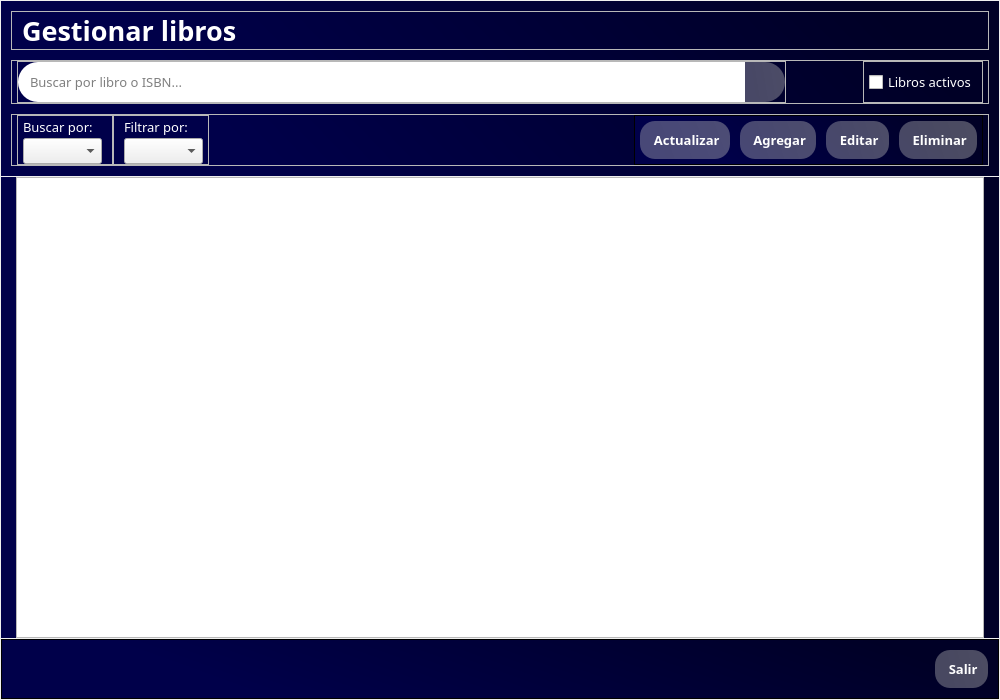
<?xml version="1.0" encoding="UTF-8"?>
<ui version="4.0">
 <class>Dialog</class>
 <widget class="QDialog" name="Dialog">
  <property name="geometry">
   <rect>
    <x>0</x>
    <y>0</y>
    <width>1000</width>
    <height>700</height>
   </rect>
  </property>
  <property name="windowTitle">
   <string>Gestionar libros</string>
  </property>
  <property name="windowIcon">
   <iconset>
    <normaloff>../icons/book.png</normaloff>../icons/book.png</iconset>
  </property>
  <property name="modal">
   <bool>false</bool>
  </property>
  <layout class="QVBoxLayout" name="verticalLayout">
   <property name="spacing">
    <number>0</number>
   </property>
   <property name="leftMargin">
    <number>0</number>
   </property>
   <property name="topMargin">
    <number>0</number>
   </property>
   <property name="rightMargin">
    <number>0</number>
   </property>
   <property name="bottomMargin">
    <number>0</number>
   </property>
   <item>
    <widget class="QWidget" name="widget" native="true">
     <layout class="QVBoxLayout" name="verticalLayout_6" stretch="3,8,1">
      <property name="spacing">
       <number>1</number>
      </property>
      <property name="leftMargin">
       <number>1</number>
      </property>
      <property name="topMargin">
       <number>1</number>
      </property>
      <property name="rightMargin">
       <number>1</number>
      </property>
      <property name="bottomMargin">
       <number>1</number>
      </property>
      <item>
       <widget class="QWidget" name="header" native="true">
        <property name="styleSheet">
         <string notr="true">background-color: qlineargradient(spread:pad, x1:1, y1:0.363, x2:0, y2:0.528864, stop:0.0696517 rgba(0, 0, 38, 255), stop:0.81592 rgba(0, 0, 74, 255));</string>
        </property>
        <layout class="QVBoxLayout" name="verticalLayout_7">
         <property name="spacing">
          <number>10</number>
         </property>
         <property name="leftMargin">
          <number>10</number>
         </property>
         <property name="topMargin">
          <number>10</number>
         </property>
         <property name="rightMargin">
          <number>10</number>
         </property>
         <property name="bottomMargin">
          <number>10</number>
         </property>
         <item>
          <widget class="QFrame" name="titleFrame">
           <property name="styleSheet">
            <string notr="true">background-color: none;</string>
           </property>
           <property name="frameShape">
            <enum>QFrame::StyledPanel</enum>
           </property>
           <property name="frameShadow">
            <enum>QFrame::Raised</enum>
           </property>
           <layout class="QVBoxLayout" name="verticalLayout_4">
            <property name="spacing">
             <number>0</number>
            </property>
            <property name="leftMargin">
             <number>10</number>
            </property>
            <property name="topMargin">
             <number>0</number>
            </property>
            <property name="rightMargin">
             <number>10</number>
            </property>
            <property name="bottomMargin">
             <number>0</number>
            </property>
            <item>
             <widget class="QLabel" name="lblTitle">
              <property name="font">
               <font>
                <family>Candara</family>
                <pointsize>20</pointsize>
                <weight>75</weight>
                <bold>true</bold>
               </font>
              </property>
              <property name="styleSheet">
               <string notr="true">color: rgb(255, 255, 255);</string>
              </property>
              <property name="text">
               <string>Gestionar libros</string>
              </property>
             </widget>
            </item>
           </layout>
          </widget>
         </item>
         <item>
          <widget class="QFrame" name="searchFrame">
           <property name="styleSheet">
            <string notr="true">background-color: none;</string>
           </property>
           <property name="frameShape">
            <enum>QFrame::StyledPanel</enum>
           </property>
           <property name="frameShadow">
            <enum>QFrame::Raised</enum>
           </property>
           <layout class="QHBoxLayout" name="horizontalLayout_5" stretch="10,1,1">
            <property name="spacing">
             <number>0</number>
            </property>
            <property name="leftMargin">
             <number>5</number>
            </property>
            <property name="topMargin">
             <number>0</number>
            </property>
            <property name="rightMargin">
             <number>5</number>
            </property>
            <property name="bottomMargin">
             <number>0</number>
            </property>
            <item>
             <widget class="QFrame" name="searhcFrame">
              <property name="styleSheet">
               <string notr="true"/>
              </property>
              <property name="frameShape">
               <enum>QFrame::StyledPanel</enum>
              </property>
              <property name="frameShadow">
               <enum>QFrame::Raised</enum>
              </property>
              <layout class="QHBoxLayout" name="horizontalLayout_2">
               <property name="spacing">
                <number>0</number>
               </property>
               <property name="leftMargin">
                <number>0</number>
               </property>
               <property name="topMargin">
                <number>0</number>
               </property>
               <property name="rightMargin">
                <number>0</number>
               </property>
               <property name="bottomMargin">
                <number>0</number>
               </property>
               <item>
                <widget class="QLineEdit" name="txtBusqueda">
                 <property name="maximumSize">
                  <size>
                   <width>16777215</width>
                   <height>50</height>
                  </size>
                 </property>
                 <property name="font">
                  <font>
                   <family>Candara</family>
                   <pointsize>10</pointsize>
                  </font>
                 </property>
                 <property name="autoFillBackground">
                  <bool>false</bool>
                 </property>
                 <property name="styleSheet">
                  <string notr="true">border-top-left-radius: 20px;
border-bottom-left-radius: 20px;
padding: 10px;</string>
                 </property>
                 <property name="placeholderText">
                  <string>Buscar por libro o ISBN...</string>
                 </property>
                 <property name="clearButtonEnabled">
                  <bool>true</bool>
                 </property>
                </widget>
               </item>
               <item>
                <widget class="QPushButton" name="btnBuscar">
                 <property name="maximumSize">
                  <size>
                   <width>40</width>
                   <height>50</height>
                  </size>
                 </property>
                 <property name="cursor">
                  <cursorShape>PointingHandCursor</cursorShape>
                 </property>
                 <property name="toolTip">
                  <string>Buscar</string>
                 </property>
                 <property name="styleSheet">
                  <string notr="true">QPushButton#btnBuscar{
	background-color: qlineargradient(spread:pad, x1:1, y1:0.363, x2:0, y2:0.528864, stop:0.0696517 rgba(184, 184, 184, 105), stop:0.81592 rgba(195, 195, 195, 94));
	
	color: rgba(255, 255, 255);
	border-top-right-radius: 20px;
	border-bottom-right-radius: 20px;
	padding: 10px;
}

QPushButton#btnBuscar:hover{
	background-color: qlineargradient(spread:pad, x1:1, y1:0.363, x2:0, y2:0.528864, stop:0.0696517 rgba(150, 150, 150, 255), stop:0.81592 rgba(201, 201, 201, 255));
}

QPushButton#btnBuscar:pressed{
	background-color: rgb(173, 173, 173);
}</string>
                 </property>
                 <property name="text">
                  <string/>
                 </property>
                 <property name="icon">
                  <iconset>
                   <normaloff>../icons/search.svg</normaloff>../icons/search.svg</iconset>
                 </property>
                </widget>
               </item>
              </layout>
             </widget>
            </item>
            <item>
             <spacer name="horizontalSpacer">
              <property name="orientation">
               <enum>Qt::Horizontal</enum>
              </property>
              <property name="sizeHint" stdset="0">
               <size>
                <width>72</width>
                <height>20</height>
               </size>
              </property>
             </spacer>
            </item>
            <item>
             <widget class="QFrame" name="checkBox">
              <property name="frameShape">
               <enum>QFrame::StyledPanel</enum>
              </property>
              <property name="frameShadow">
               <enum>QFrame::Raised</enum>
              </property>
              <layout class="QHBoxLayout" name="horizontalLayout_9">
               <property name="spacing">
                <number>0</number>
               </property>
               <property name="leftMargin">
                <number>5</number>
               </property>
               <property name="topMargin">
                <number>0</number>
               </property>
               <property name="rightMargin">
                <number>5</number>
               </property>
               <property name="bottomMargin">
                <number>0</number>
               </property>
               <item>
                <widget class="QCheckBox" name="cbActivo">
                 <property name="font">
                  <font>
                   <family>Candara</family>
                   <pointsize>10</pointsize>
                  </font>
                 </property>
                 <property name="cursor">
                  <cursorShape>PointingHandCursor</cursorShape>
                 </property>
                 <property name="toolTip">
                  <string>Solo libros activos</string>
                 </property>
                 <property name="styleSheet">
                  <string notr="true">color: rgb(255, 255, 255);</string>
                 </property>
                 <property name="text">
                  <string>Libros activos</string>
                 </property>
                </widget>
               </item>
              </layout>
             </widget>
            </item>
           </layout>
          </widget>
         </item>
         <item>
          <widget class="QFrame" name="buttonsFrame">
           <property name="styleSheet">
            <string notr="true">background-color: none;</string>
           </property>
           <property name="frameShape">
            <enum>QFrame::StyledPanel</enum>
           </property>
           <property name="frameShadow">
            <enum>QFrame::Raised</enum>
           </property>
           <layout class="QHBoxLayout" name="horizontalLayout">
            <property name="spacing">
             <number>0</number>
            </property>
            <property name="leftMargin">
             <number>5</number>
            </property>
            <property name="topMargin">
             <number>0</number>
            </property>
            <property name="rightMargin">
             <number>5</number>
            </property>
            <property name="bottomMargin">
             <number>0</number>
            </property>
            <item>
             <widget class="QFrame" name="buscarPor">
              <property name="frameShape">
               <enum>QFrame::StyledPanel</enum>
              </property>
              <property name="frameShadow">
               <enum>QFrame::Raised</enum>
              </property>
              <layout class="QVBoxLayout" name="verticalLayout_3">
               <property name="spacing">
                <number>0</number>
               </property>
               <property name="leftMargin">
                <number>5</number>
               </property>
               <property name="topMargin">
                <number>0</number>
               </property>
               <property name="rightMargin">
                <number>10</number>
               </property>
               <property name="bottomMargin">
                <number>0</number>
               </property>
               <item>
                <widget class="QLabel" name="label_2">
                 <property name="font">
                  <font>
                   <family>Candara</family>
                   <pointsize>10</pointsize>
                  </font>
                 </property>
                 <property name="styleSheet">
                  <string notr="true">color: rgb(255, 255, 255);</string>
                 </property>
                 <property name="text">
                  <string>Buscar por:</string>
                 </property>
                </widget>
               </item>
               <item>
                <widget class="QComboBox" name="cbBuscarPor">
                 <property name="maximumSize">
                  <size>
                   <width>16777215</width>
                   <height>16777215</height>
                  </size>
                 </property>
                 <property name="font">
                  <font>
                   <family>Candara</family>
                   <pointsize>10</pointsize>
                  </font>
                 </property>
                 <property name="cursor">
                  <cursorShape>PointingHandCursor</cursorShape>
                 </property>
                 <property name="acceptDrops">
                  <bool>false</bool>
                 </property>
                 <property name="toolTip">
                  <string>Buscar por...</string>
                 </property>
                 <property name="layoutDirection">
                  <enum>Qt::LeftToRight</enum>
                 </property>
                 <property name="autoFillBackground">
                  <bool>false</bool>
                 </property>
                 <property name="styleSheet">
                  <string notr="true"/>
                 </property>
                 <property name="editable">
                  <bool>false</bool>
                 </property>
                </widget>
               </item>
              </layout>
             </widget>
            </item>
            <item>
             <widget class="QFrame" name="categories">
              <property name="frameShape">
               <enum>QFrame::StyledPanel</enum>
              </property>
              <property name="frameShadow">
               <enum>QFrame::Raised</enum>
              </property>
              <layout class="QVBoxLayout" name="verticalLayout_2">
               <property name="spacing">
                <number>0</number>
               </property>
               <property name="leftMargin">
                <number>10</number>
               </property>
               <property name="topMargin">
                <number>0</number>
               </property>
               <property name="rightMargin">
                <number>5</number>
               </property>
               <property name="bottomMargin">
                <number>0</number>
               </property>
               <item>
                <widget class="QLabel" name="label">
                 <property name="font">
                  <font>
                   <family>Candara</family>
                   <pointsize>10</pointsize>
                  </font>
                 </property>
                 <property name="styleSheet">
                  <string notr="true">color: rgb(255, 255, 255);</string>
                 </property>
                 <property name="text">
                  <string>Filtrar por:</string>
                 </property>
                </widget>
               </item>
               <item>
                <widget class="QComboBox" name="cbCategorias">
                 <property name="font">
                  <font>
                   <family>Candara</family>
                   <pointsize>10</pointsize>
                  </font>
                 </property>
                 <property name="cursor">
                  <cursorShape>PointingHandCursor</cursorShape>
                 </property>
                 <property name="toolTip">
                  <string>Categorías</string>
                 </property>
                </widget>
               </item>
              </layout>
             </widget>
            </item>
            <item>
             <spacer name="horizontalSpacer_3">
              <property name="orientation">
               <enum>Qt::Horizontal</enum>
              </property>
              <property name="sizeHint" stdset="0">
               <size>
                <width>293</width>
                <height>20</height>
               </size>
              </property>
             </spacer>
            </item>
            <item>
             <widget class="QFrame" name="crudFrame">
              <property name="styleSheet">
               <string notr="true">background-color: qlineargradient(spread:pad, x1:1, y1:0.363, x2:0, y2:0.528864, stop:0.0696517 rgba(0, 0, 38, 255), stop:0.81592 rgba(0, 0, 74, 255));</string>
              </property>
              <property name="frameShape">
               <enum>QFrame::StyledPanel</enum>
              </property>
              <property name="frameShadow">
               <enum>QFrame::Raised</enum>
              </property>
              <layout class="QHBoxLayout" name="horizontalLayout_3">
               <property name="spacing">
                <number>10</number>
               </property>
               <property name="leftMargin">
                <number>5</number>
               </property>
               <property name="topMargin">
                <number>5</number>
               </property>
               <property name="rightMargin">
                <number>5</number>
               </property>
               <property name="bottomMargin">
                <number>5</number>
               </property>
               <item>
                <widget class="QPushButton" name="btnActualizar">
                 <property name="maximumSize">
                  <size>
                   <width>16777215</width>
                   <height>50</height>
                  </size>
                 </property>
                 <property name="font">
                  <font>
                   <family>Candara</family>
                   <pointsize>10</pointsize>
                   <weight>75</weight>
                   <bold>true</bold>
                  </font>
                 </property>
                 <property name="cursor">
                  <cursorShape>PointingHandCursor</cursorShape>
                 </property>
                 <property name="toolTip">
                  <string>Actualizar tabla</string>
                 </property>
                 <property name="styleSheet">
                  <string notr="true">QPushButton#btnActualizar{
	background-color: qlineargradient(spread:pad, x1:1, y1:0.363, x2:0, y2:0.528864, stop:0.0696517 rgba(184, 184, 184, 105), stop:0.81592 rgba(195, 195, 195, 94));
	
	color: rgba(255, 255, 255);
	border-radius: 15px;
	padding: 10px;
}

QPushButton#btnActualizar:hover{
	background-color: qlineargradient(spread:pad, x1:1, y1:0.363, x2:0, y2:0.528864, stop:0.0696517 rgba(150, 150, 150, 255), stop:0.81592 rgba(201, 201, 201, 255));
}

QPushButton#btnActualizar:pressed{
	background-color: rgb(173, 173, 173);
}</string>
                 </property>
                 <property name="text">
                  <string> Actualizar</string>
                 </property>
                 <property name="icon">
                  <iconset>
                   <normaloff>../icons/update.svg</normaloff>../icons/update.svg</iconset>
                 </property>
                </widget>
               </item>
               <item>
                <widget class="QPushButton" name="btnAgregar">
                 <property name="maximumSize">
                  <size>
                   <width>16777215</width>
                   <height>50</height>
                  </size>
                 </property>
                 <property name="font">
                  <font>
                   <family>Candara</family>
                   <pointsize>10</pointsize>
                   <weight>75</weight>
                   <bold>true</bold>
                  </font>
                 </property>
                 <property name="cursor">
                  <cursorShape>PointingHandCursor</cursorShape>
                 </property>
                 <property name="toolTip">
                  <string>Agregar libro</string>
                 </property>
                 <property name="styleSheet">
                  <string notr="true">QPushButton#btnAgregar{
	background-color: qlineargradient(spread:pad, x1:1, y1:0.363, x2:0, y2:0.528864, stop:0.0696517 rgba(184, 184, 184, 105), stop:0.81592 rgba(195, 195, 195, 94));
	
	color: rgba(255, 255, 255);
	border-radius: 15px;
	padding: 10px;
}

QPushButton#btnAgregar:hover{
	background-color: qlineargradient(spread:pad, x1:1, y1:0.363, x2:0, y2:0.528864, stop:0.0696517 rgba(150, 150, 150, 255), stop:0.81592 rgba(201, 201, 201, 255));
}

QPushButton#btnAgregar:pressed{
	background-color: rgb(173, 173, 173);
}</string>
                 </property>
                 <property name="text">
                  <string> Agregar</string>
                 </property>
                 <property name="icon">
                  <iconset>
                   <normaloff>../icons/new.svg</normaloff>../icons/new.svg</iconset>
                 </property>
                </widget>
               </item>
               <item>
                <widget class="QPushButton" name="btnEditar">
                 <property name="maximumSize">
                  <size>
                   <width>16777215</width>
                   <height>50</height>
                  </size>
                 </property>
                 <property name="font">
                  <font>
                   <family>Candara</family>
                   <pointsize>10</pointsize>
                   <weight>75</weight>
                   <bold>true</bold>
                  </font>
                 </property>
                 <property name="cursor">
                  <cursorShape>PointingHandCursor</cursorShape>
                 </property>
                 <property name="toolTip">
                  <string>Editar datos del libro</string>
                 </property>
                 <property name="styleSheet">
                  <string notr="true">QPushButton#btnEditar{
	background-color: qlineargradient(spread:pad, x1:1, y1:0.363, x2:0, y2:0.528864, stop:0.0696517 rgba(184, 184, 184, 105), stop:0.81592 rgba(195, 195, 195, 94));
	
	color: rgba(255, 255, 255);
	border-radius: 15px;
	padding: 10px;
}

QPushButton#btnEditar:hover{
	background-color: qlineargradient(spread:pad, x1:1, y1:0.363, x2:0, y2:0.528864, stop:0.0696517 rgba(150, 150, 150, 255), stop:0.81592 rgba(201, 201, 201, 255));
}

QPushButton#btnEditar:pressed{
	background-color: qlineargradient(spread:pad, x1:1, y1:0.363, x2:0, y2:0.528864, stop:0.0696517 rgba(255, 255, 255, 142), stop:0.810945 rgba(255, 255, 255, 134));
}

QPushButton#btnEditar:disabled{
	background-color: qlineargradient(spread:pad, x1:1, y1:0.363, x2:0, y2:0.528864, stop:0.0696517 rgba(255, 255, 255, 192), stop:0.810945 rgba(255, 255, 255, 186));
}</string>
                 </property>
                 <property name="text">
                  <string> Editar</string>
                 </property>
                 <property name="icon">
                  <iconset>
                   <normaloff>../icons/edit.svg</normaloff>../icons/edit.svg</iconset>
                 </property>
                </widget>
               </item>
               <item>
                <widget class="QPushButton" name="btnEliminar">
                 <property name="maximumSize">
                  <size>
                   <width>16777215</width>
                   <height>50</height>
                  </size>
                 </property>
                 <property name="font">
                  <font>
                   <family>Candara</family>
                   <pointsize>10</pointsize>
                   <weight>75</weight>
                   <bold>true</bold>
                  </font>
                 </property>
                 <property name="cursor">
                  <cursorShape>PointingHandCursor</cursorShape>
                 </property>
                 <property name="toolTip">
                  <string>Eliminar libro</string>
                 </property>
                 <property name="styleSheet">
                  <string notr="true">QPushButton#btnEliminar{
	background-color: qlineargradient(spread:pad, x1:1, y1:0.363, x2:0, y2:0.528864, stop:0.0696517 rgba(184, 184, 184, 105), stop:0.81592 rgba(195, 195, 195, 94));
	
	color: rgba(255, 255, 255);
	border-radius: 15px;
	padding: 10px;
}

QPushButton#btnEliminar:hover{
	background-color: qlineargradient(spread:pad, x1:1, y1:0.363, x2:0, y2:0.528864, stop:0.0696517 rgba(150, 150, 150, 255), stop:0.81592 rgba(201, 201, 201, 255));
}

QPushButton#btnEliminar:pressed{
	background-color: qlineargradient(spread:pad, x1:1, y1:0.363, x2:0, y2:0.528864, stop:0.0696517 rgba(255, 255, 255, 142), stop:0.810945 rgba(255, 255, 255, 134));
}

QPushButton#btnEliminar:disabled{
	background-color: qlineargradient(spread:pad, x1:1, y1:0.363, x2:0, y2:0.528864, stop:0.0696517 rgba(255, 255, 255, 192), stop:0.810945 rgba(255, 255, 255, 186));
}</string>
                 </property>
                 <property name="text">
                  <string> Eliminar</string>
                 </property>
                 <property name="icon">
                  <iconset>
                   <normaloff>../icons/delete.svg</normaloff>../icons/delete.svg</iconset>
                 </property>
                </widget>
               </item>
              </layout>
             </widget>
            </item>
           </layout>
          </widget>
         </item>
        </layout>
       </widget>
      </item>
      <item>
       <widget class="QWidget" name="tableWidget" native="true">
        <property name="styleSheet">
         <string notr="true">background-color: qlineargradient(spread:pad, x1:1, y1:0.363, x2:0, y2:0.528864, stop:0.0696517 rgba(0, 0, 38, 255), stop:0.81592 rgba(0, 0, 74, 255));
</string>
        </property>
        <layout class="QVBoxLayout" name="verticalLayout_5">
         <property name="spacing">
          <number>0</number>
         </property>
         <property name="leftMargin">
          <number>15</number>
         </property>
         <property name="topMargin">
          <number>0</number>
         </property>
         <property name="rightMargin">
          <number>15</number>
         </property>
         <property name="bottomMargin">
          <number>0</number>
         </property>
         <item>
          <widget class="QTableWidget" name="tblLibros">
           <property name="styleSheet">
            <string notr="true">background-color: none;</string>
           </property>
           <property name="selectionMode">
            <enum>QAbstractItemView::SingleSelection</enum>
           </property>
           <property name="selectionBehavior">
            <enum>QAbstractItemView::SelectRows</enum>
           </property>
          </widget>
         </item>
        </layout>
       </widget>
      </item>
      <item>
       <widget class="QFrame" name="footer">
        <property name="styleSheet">
         <string notr="true">background-color: qlineargradient(spread:pad, x1:1, y1:0.363, x2:0, y2:0.528864, stop:0.0696517 rgba(0, 0, 38, 255), stop:0.81592 rgba(0, 0, 74, 255));</string>
        </property>
        <property name="frameShape">
         <enum>QFrame::StyledPanel</enum>
        </property>
        <property name="frameShadow">
         <enum>QFrame::Raised</enum>
        </property>
        <layout class="QHBoxLayout" name="horizontalLayout_4">
         <property name="spacing">
          <number>0</number>
         </property>
         <property name="leftMargin">
          <number>10</number>
         </property>
         <property name="topMargin">
          <number>10</number>
         </property>
         <property name="rightMargin">
          <number>10</number>
         </property>
         <property name="bottomMargin">
          <number>10</number>
         </property>
         <item>
          <spacer name="horizontalSpacer_2">
           <property name="orientation">
            <enum>Qt::Horizontal</enum>
           </property>
           <property name="sizeHint" stdset="0">
            <size>
             <width>851</width>
             <height>20</height>
            </size>
           </property>
          </spacer>
         </item>
         <item>
          <widget class="QPushButton" name="btnSalir">
           <property name="maximumSize">
            <size>
             <width>16777215</width>
             <height>50</height>
            </size>
           </property>
           <property name="font">
            <font>
             <family>Candara</family>
             <pointsize>10</pointsize>
             <weight>75</weight>
             <bold>true</bold>
            </font>
           </property>
           <property name="cursor">
            <cursorShape>PointingHandCursor</cursorShape>
           </property>
           <property name="toolTip">
            <string>Salir</string>
           </property>
           <property name="styleSheet">
            <string notr="true">QPushButton#btnSalir{
	background-color: qlineargradient(spread:pad, x1:1, y1:0.363, x2:0, y2:0.528864, stop:0.0696517 rgba(184, 184, 184, 105), stop:0.81592 rgba(195, 195, 195, 94));
	
	color: rgba(255, 255, 255);
	border-radius: 15px;
	padding: 10px;
}

QPushButton#btnSalir:hover{
	background-color: qlineargradient(spread:pad, x1:1, y1:0.363, x2:0, y2:0.528864, stop:0.0696517 rgba(150, 150, 150, 255), stop:0.81592 rgba(201, 201, 201, 255));
}

QPushButton#btnSalir:pressed{
	background-color: rgb(173, 173, 173);
}</string>
           </property>
           <property name="text">
            <string> Salir</string>
           </property>
           <property name="icon">
            <iconset>
             <normaloff>../icons/logout.svg</normaloff>../icons/logout.svg</iconset>
           </property>
          </widget>
         </item>
        </layout>
       </widget>
      </item>
     </layout>
    </widget>
   </item>
  </layout>
 </widget>
 <resources/>
 <connections/>
</ui>
